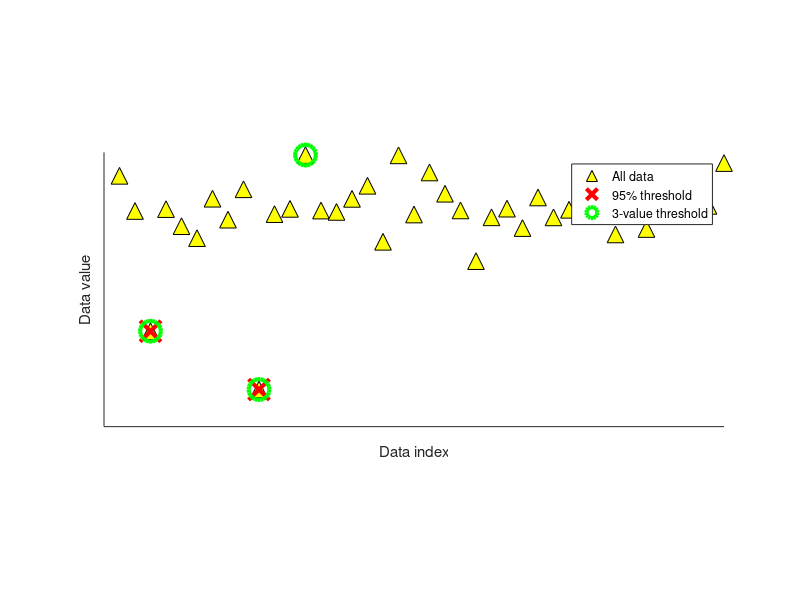
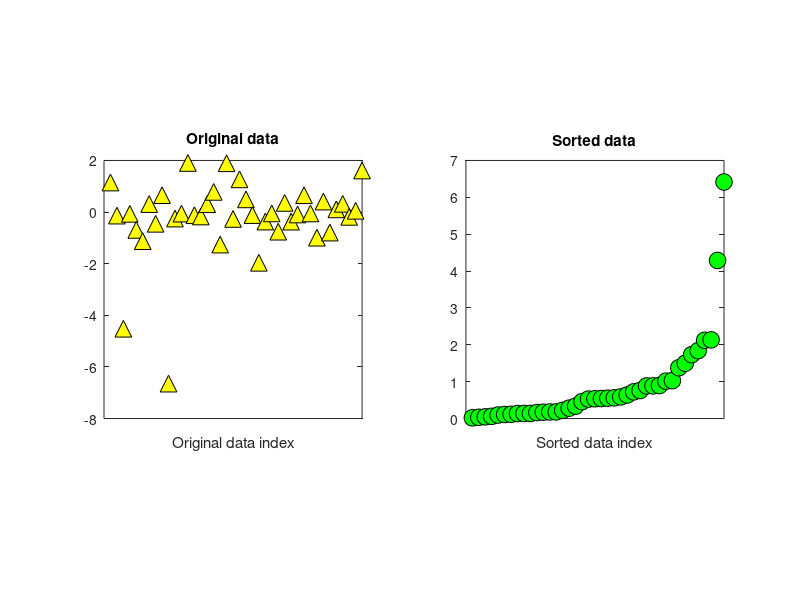

The MATLAB script that drew these images, in order:
%% Data trimming to remove outliers
%% Create some data
N = 40;
data = randn(N,1);
data(data<-2) = -data(data<-2).^2;
data(data>2) = data(data>2).^2;

% Mean-centered data
dataMC = data - mean(data);

% Plot them
figure(1)
subplot(5,1,2:4), hold on
plot(data,'k^','markerfacecolor','y','markersize',12);
set(gca,'xtick',[],'ytick',[])
xlabel('Data index')
ylabel('Data value')

%% Show the mechanism
figure(2)
subplot(121)
plot(data,'k^','markerfacecolor','y','markersize',12);
set(gca,'xtick',[]), axis square
title('Original data')
xlabel('Original data index')

subplot(122)
plot(sort(abs(dataMC)),'ko','markerfacecolor','g','markersize',12)
set(gca,'xtick',[]), axis square
title('Sorted data')
xlabel('Sorted data index')

%% Option 1: remove k% of the data
% Percent of "extreme" data values to remove
trimPct = 5; % in percent

% Identify the cut-off (note the abs() )
datacutoff = prctile(abs(dataMC),100-trimPct);

% Find the exceedance data values
data2cut = find( abs(dataMC)>datacutoff );

% Mark those off
figure(1)
plot(data2cut,data(data2cut),'rx','markersize',15,'linew',3)

%% Option 2: remove k most extreme values
% Number of "extreme" data values to remove
k2remove = 3; % in number

% Find the exceedance data values
[~,datasortIdx] = sort(abs(dataMC),'descend');
data2cut = datasortIdx(1:k2remove);

% Mark those off
plot(data2cut,data(data2cut),'go','markersize',15,'linew',3)

% Finally, add a legend
legend({'All data';[ num2str(100-trimPct) '% threshold' ];[ num2str(k2remove) '-value threshold' ]})

%% end.